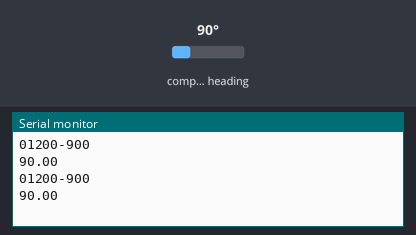
This sketch was run on a simulated Arduino Uno, built with avr-gcc and run on an emulated ATmega328P. Parts: the last lines printed to the serial monitor. The inputs (shaded band) are chosen by the test bench; at power-on: compass heading 90°.

Above: at 1.8 s.
1.9 s: compass heading set to 7°
At 2.8 s:
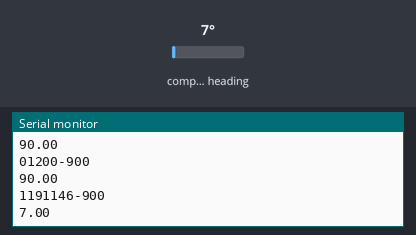
3.4 s: compass heading set to 180°
At 4.7 s:
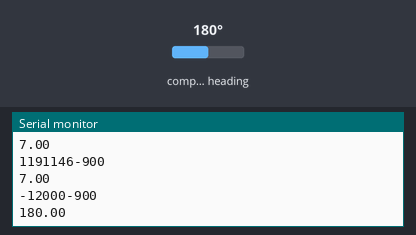
Timing chart, 0 to 6.4 s (numbered marks = the images above; inputs shaded):
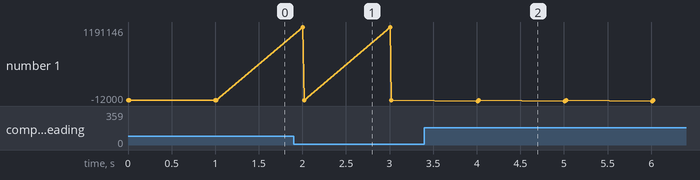

Measured:
- after the input at 1.9 s, the serial monitor: prints a new line after 0.11 s (image 1)
- after the input at 3.4 s, the serial monitor: prints a new line after 0.61 s (image 2)
- plotted number 1: 90 → 7 after the input at 1.9 s, 7 → 180 after the input at 3.4 s

The sketch:

QMC5883L.ino
```cpp
#include <Wire.h>
#include <QMC5883LCompass.h> //We need to upload this library because we're using the clone model of the HMC5883L here ..

QMC5883LCompass compass;

void setup() {
  Serial.begin(9600);
  Wire.begin();
  compass.init();  // Initialize the sensor ..
}

void loop() {
  int x, y, z;
  float heading;

  //We're reading X, Y, Z, and heading data from the sensor..
  compass.read();

  // The definitions we use to get X, Y, Z, and heading data.
  x = compass.getX();
  y = compass.getY();
  z = compass.getZ();
  heading=compass.getAzimuth();

if (heading < 0) {
  heading+=360;
}

  // We're printing the data to the serial monitor.
  Serial.print(x);
  Serial.print(y);
  Serial.println(z);
  Serial.println(heading);
  delay(1000); // data measuring range ...
}
```
